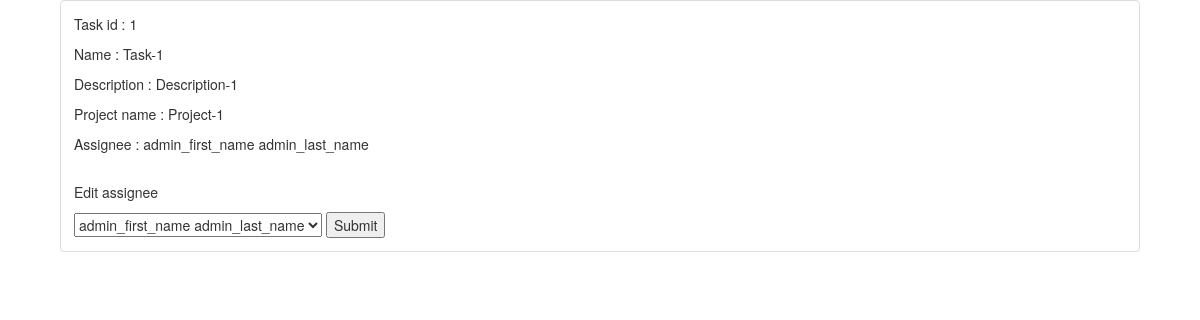
The page /task/1/ (signed in) on the database its author committed.
### task/models.py (models this page shows, shortened)
class Task(models.Model):
    id = models.AutoField(primary_key=True)
    name = models.CharField(max_length=75)
    description = models.TextField(blank=True, null=True)
    assignee = models.ForeignKey(User, on_delete=models.CASCADE)
    project = models.ForeignKey(
        Project, blank=True, null=True,on_delete=models.CASCADE
    )
    created_date = models.DateTimeField(auto_now_add=True)
    modified_date = models.DateTimeField(auto_now=True)

### project/models.py (models this page shows, shortened)
class Project(models.Model):
    id = models.AutoField(primary_key=True)
    name = models.CharField(max_length=75)
    description = models.TextField(blank=True, null=True)
    created_by = models.ForeignKey(
        User, related_name='user_projects',on_delete=models.CASCADE
    )
    members = models.ManyToManyField(User)
    start_date = models.DateField()
    end_date = models.DateField(blank=True, null=True)
    created_date = models.DateTimeField(auto_now_add=True)
    modified_date = models.DateTimeField(auto_now=True)

### task/views.py (the view, shortened to what this page needs)
@method_decorator(csrf_exempt, name='dispatch')
@method_decorator(login_required, name='dispatch')
class TaskDetails(View):
    @staticmethod
    def get(request, task_id):
        task_obj = get_object_or_404(Task, pk=task_id)
        if request.user.pk != task_obj.project.created_by_id:
            if not request.user.groups.filter(name__iexact='user').exists():
                raise PermissionDenied
        user_auto_fill = User.objects.annotate(
            full_name=Concat('first_name', Value(' '), 'last_name')
        ).values('id', 'full_name')
        return render(
            request,
            'task/task_details.html',
            {
                'task': task_obj,
                'user_auto_fill': user_auto_fill,
            }
        )

### templates/task/task_details.html (shortened to what this page needs)
{% extends 'base.html' %}
{% block content %}
<div class="col-sm-12">
    <div class="row">
        <div class="col-sm-12">
            <div class="thumbnail">
                <div class="caption">
                    <p>
                        Task id : {{ task.id }}
                    </p>
                    <p>
                        Name : {{ task.name }}
                    </p>
                    <p>
                        Description : {{ task.description }}
                    </p>
                    <p>
                        Project name : {{ task.project.name }}
                    </p>
                    <p>
                        Assignee : {{ task.assignee.first_name }} {{ task.assignee.last_name }}
                    </p>
                </div>
                <div class="caption">
                    <div>
                        <p>Edit assignee</p>
                    </div>
                    <div>
                        <form action="/task/{{ task.id }}/" method="post">
                            <select name="assignee" id="assignee_id">
                                {% for assignee in user_auto_fill %}
                                    <option value={{ assignee.id }}
                                            {% if assignee.id == task.assignee_id %}selected{% endif %}
                                    >{{ assignee.full_name }}</option>
                                {% endfor %}
                            </select>
                            <input type="submit" value="Submit">
                        </form>
                    </div>
                </div>
            </div>
        </div>
    </div>
</div>
{% endblock content %}

### rows shown on the page
Task: id "1", name "Task-1", description "Description-1", project.name "Project-1", assignee.first_name "admin_first_name", assignee.last_name "admin_last_name", assignee "admin_first_name admin_last_name"
